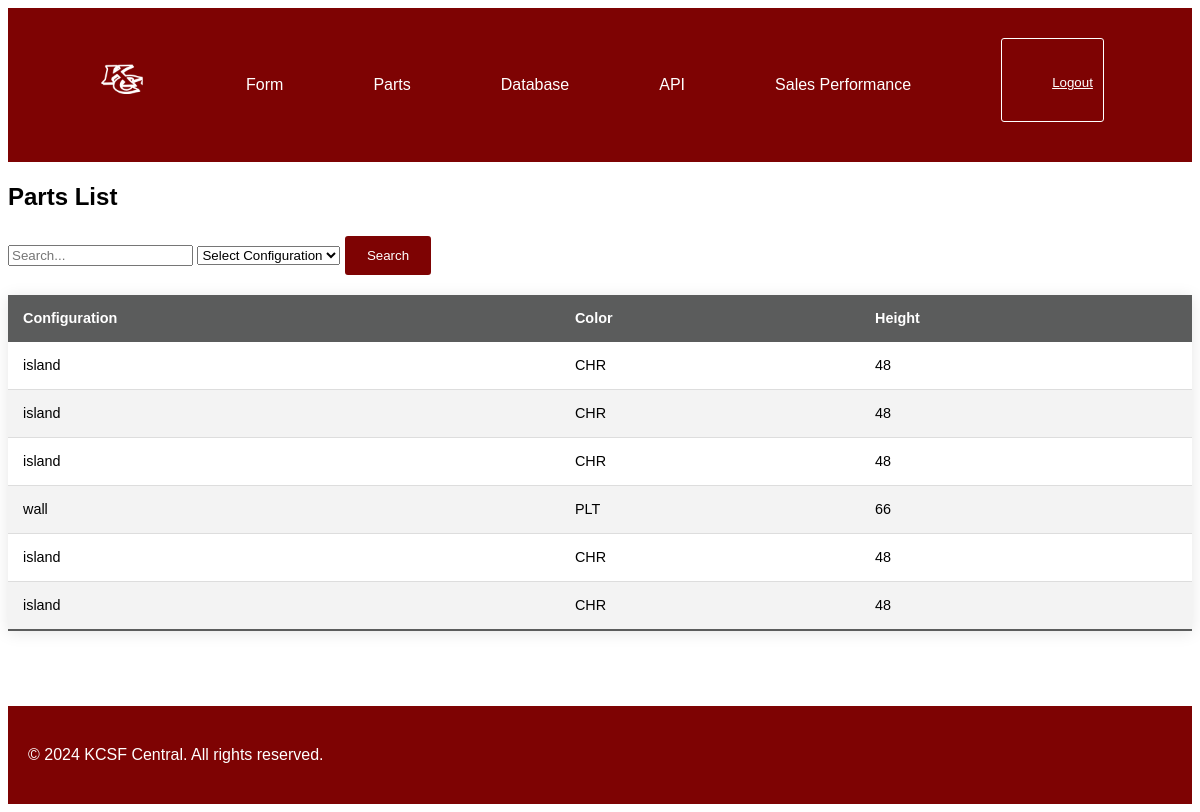
Page /parts/ (signed in) on the earlier database version.
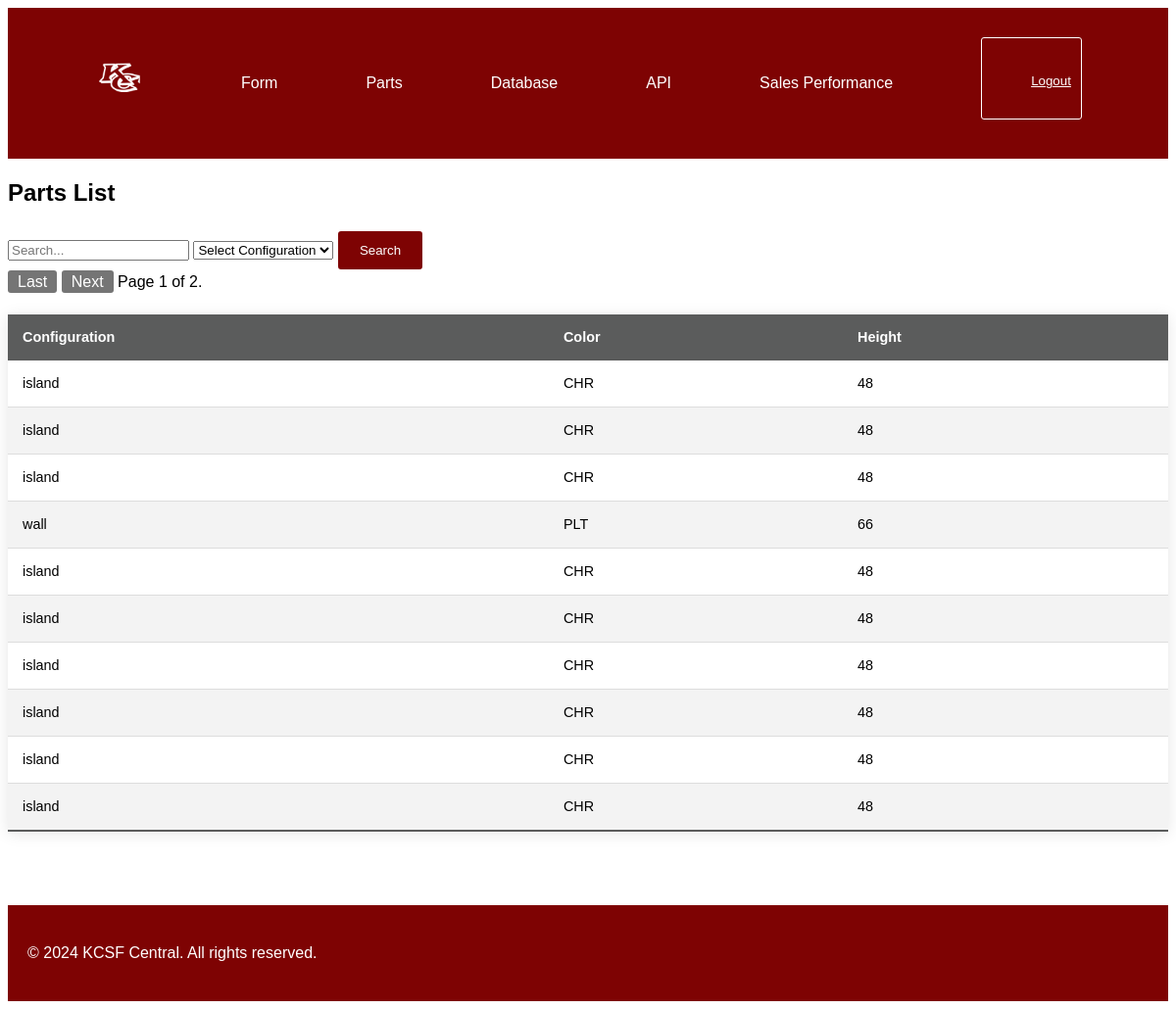
Same page on the later database version.
### myapp/models.py (models this page shows)
class GondolaShelving(models.Model):
    CONFIGURATION_CHOICES = [('island', 'Island/Gondola (double-sided)'), ('wall', 'Wall (single-sided)')]
    COLOR_CHOICES = [('CHR', 'CHR'), ('PLT', 'PLT')]
    PANEL_TYPE_CHOICES = [('pegboard', 'Pegboard'), ('solid', 'Solid')]
    UPPER_SHELF_QUANTITY = [('0', '0'), ('1', '1'), ('2', '2'), ('3', '3'), ('4', '4'), ('5', '5'), ('6', '6')]
    SHELF_TYPE_CHOICES = [('TL', 'Tilt-in'), ('DL', 'Drop-in')]
    HEIGHT_CHOICES = [('48', '48 inches'), ('54', '54 inches'), ('60', '60 inches'), ('66', '66 inches'), ('72', '72 inches'), ('78', '78 inches'), ('84', '84 inches'), ('90', '90 inches'), ('96', '96 inches')]
    SIDE_A_BASE_WIDTH_CHOICES = [('13', '13 inches'), ('16', '16 inches'), ('19', '19 inches'), ('22', '22 inches'), ('25', '25 inches'), ('28', '28 inches'), ('31', '31 inches')]
    SIDE_B_BASE_WIDTH_CHOICES = [('13', '13 inches'), ('16', '16 inches'), ('19', '19 inches'), ('22', '22 inches'), ('25', '25 inches'), ('28', '28 inches'), ('31', '31 inches')]
    UPPER_SHELF_DEPTH_CHOICES = [('13', '13 inches'), ('16', '16 inches'), ('19', '19 inches'), ('22', '22 inches'), ('25', '25 inches'), ('28', '28 inches'), ('31', '31 inches')]
    BASE_HEIGHT_CHOICES= [('06', '6 inches'), ('LB', 'Low Base')]
    configuration = models.CharField(max_length=10, choices=CONFIGURATION_CHOICES, default='island')
    color = models.CharField(max_length=3, choices=COLOR_CHOICES, default='CHR')
    side_a_back_panel_type = models.CharField(max_length=8, choices=PANEL_TYPE_CHOICES, default='pegboard')
    side_b_back_panel_type = models.CharField(max_length=8, choices=PANEL_TYPE_CHOICES, default='pegboard')
    height = models.CharField(max_length=3, choices=HEIGHT_CHOICES, default='48')
    side_a_base_width = models.CharField(max_length=3, choices=SIDE_A_BASE_WIDTH_CHOICES, default='13')
    side_b_base_width = models.CharField(max_length=3, choices=SIDE_B_BASE_WIDTH_CHOICES, default='13')
    upper_shelf_quantity = models.CharField(max_length=1, choices=UPPER_SHELF_QUANTITY, default='0')
    upper_shelf_type = models.CharField(max_length=2, choices=SHELF_TYPE_CHOICES, default='TL')
    upper_shelf_depth = models.CharField(max_length=3, choices=UPPER_SHELF_DEPTH_CHOICES, default='13')
    base_height = models.CharField(max_length=2, choices=BASE_HEIGHT_CHOICES, default='06')
    date_added = models.DateTimeField(auto_now_add=True)

### myapp/views.py (the view)
# urls.py: path('parts/', display_parts, name='display-parts'),
@login_required
def display_parts(request):
    query = request.GET.get('q', '')  # Get the search term from the URL
    filter_by = request.GET.get('filter', '')  # Get the filter option from the URL
    shelvings = GondolaShelving.objects.all()
    if query:
        shelvings = shelvings.filter(
            Q(configuration__icontains=query) |
            Q(color__icontains=query) |
            Q(height__icontains=query)
        )
    if filter_by:
        shelvings = shelvings.filter(configuration=filter_by)
    paginator = Paginator(shelvings, 10)  # Show 10 shelvings per page
    page_number = request.GET.get('page')
    page_obj = paginator.get_page(page_number)
    return render(request, 'parts.html', {'page_obj': page_obj, 'query': query, 'filter_by': filter_by})

### myapp/templates/parts.html (shortened to what this page needs)
{% extends 'base.html' %}
{% block content %}
<body>
    <h1>Parts List</h1>
    <form method="get">
        <input type="text" name="q" value="{{ query }}" placeholder="Search...">
        <select name="filter">
            <option value="">Select Configuration</option>
        </select>
        <button type="submit">Search</button>
    </form>
    {% if page_obj.has_other_pages %}
        <div>
            <div>
                {% if page_obj.has_next %}
                    <a href="?page={{ page_obj.next_page_number }}&q={{ query }}&filter={{ filter_by }}" class="paginator">Last</a>
                    <a href="?page={{ page_obj.paginator.num_pages }}&q={{ query }}&filter={{ filter_by }}" class="paginator">Next</a>
                Page {{ page_obj.number }} of {{ page_obj.paginator.num_pages }}.
                {% endif %}
            </div>
    {% endif %}
    {% if page_obj %}
        <table>
            <thead>
                <tr>
                    <th>Configuration</th>
                    <th>Color</th>
                    <th>Height</th>
                </tr>
            </thead>
            <tbody>
                {% for shelving in page_obj %}
                    <tr>
                        <td>{{ shelving.configuration }}</td>
                        <td>{{ shelving.color }}</td>
                        <td>{{ shelving.height }}</td>
                    </tr>
                {% endfor %}
            </tbody>
        </table>
    {% else %}
        <p>No shelving configurations found.</p>
    {% endif %}
</body>
{% endblock %}

Differences in the rows shown:
added GondolaShelving: configuration "island", color "CHR", height "48"
added GondolaShelving: configuration "island", color "CHR", height "48"
added GondolaShelving: configuration "island", color "CHR", height "48"
added GondolaShelving: configuration "island", color "CHR", height "48"
Other differences:
{{ page_obj.number }}: (not shown) → "1"
{{ page_obj.paginator.num_pages }}: (not shown) → "2"
text now shown: "Last Next Page of ."
